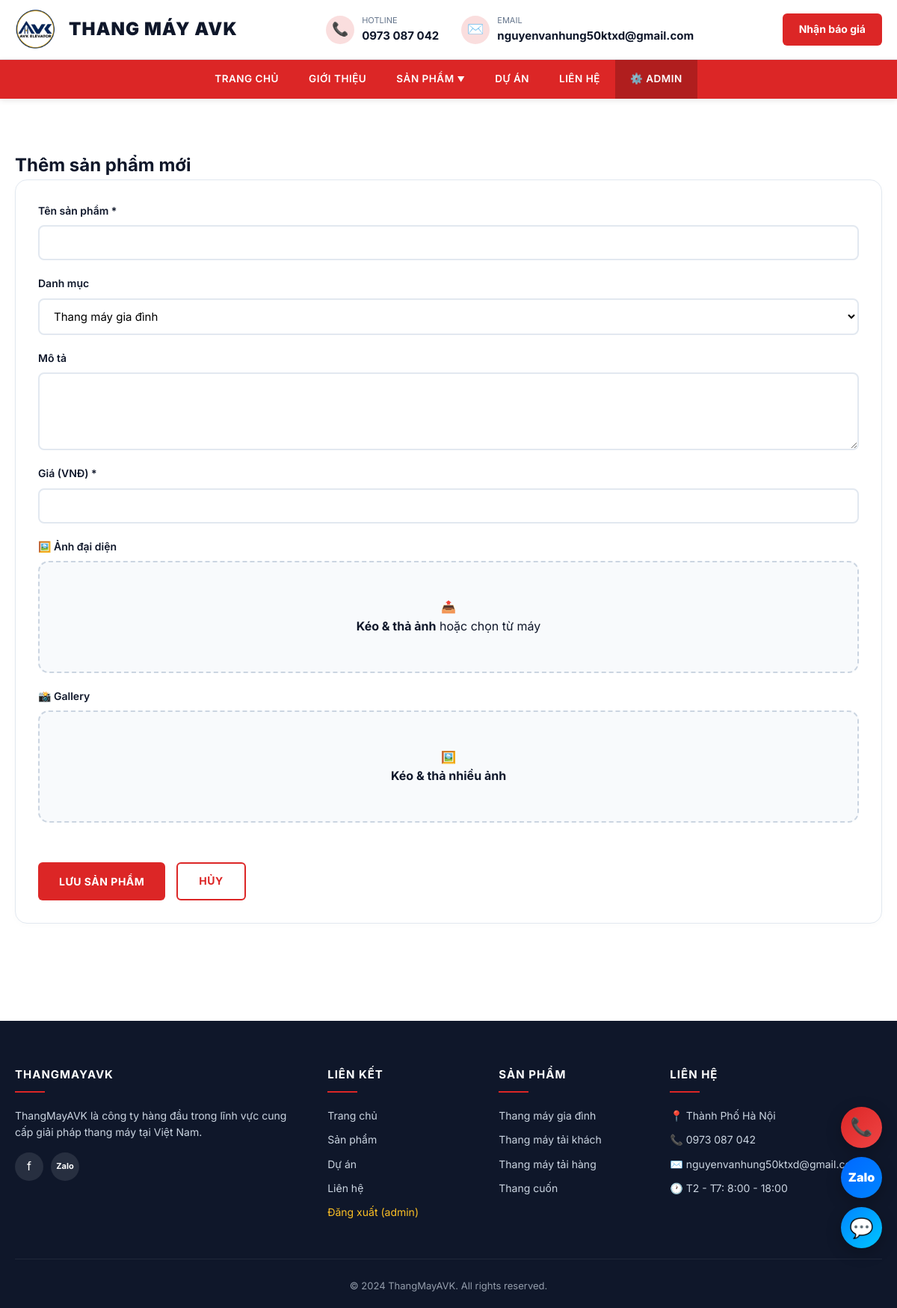
The page /add_product (signed in) on the database its author committed.
### app.py (models this page shows)
class SiteContent(db.Model):
    id = db.Column(db.Integer, primary_key=True)
    key = db.Column(db.String(100), unique=True, nullable=False)
    value = db.Column(db.Text, nullable=True)

### app.py (the view, shortened to what this page needs)
@app.route('/add_product', methods=['GET', 'POST'])
@login_required
def add_product():
    return render_template('add_product.html')

### app.py (called while the page is built)
def login_required(f):
    @wraps(f)
    def decorated_function(*args, **kwargs):
        if not session.get('admin_logged_in'):
            flash('Vui lòng đăng nhập để truy cập!', 'error')
            return redirect(url_for('login', next=request.path))
        return f(*args, **kwargs)
    return decorated_function

def get_content(key, default=''):
    c = SiteContent.query.filter_by(key=key).first()
    return c.value if c and c.value else default

@app.context_processor
def inject_settings():
    return {'settings': get_all_settings()}

### templates/add_product.html (shortened to what this page needs)
{% extends "base.html" %}
{% block content %}
<link rel="stylesheet" href="https://cdnjs.cloudflare.com/ajax/libs/cropperjs/1.6.1/cropper.min.css">
<section class="section">
    <div class="container form-container">
        <h1>Thêm sản phẩm mới</h1>
        <form method="POST" class="form card-form">
            <div class="form-group"><label>Tên sản phẩm *</label><input type="text" name="name" required></div>
            <div class="form-group">
                <label>Danh mục</label>
                <select name="category">
                    <option value="Thang máy gia đình">Thang máy gia đình</option>
                </select>
            </div>
            <div class="form-group"><label>Mô tả</label><textarea name="description" rows="4"></textarea></div>
            <div class="form-group"><label>Giá (VNĐ) *</label><input type="number" name="price" required min="0" step="1000"></div>
            <div class="form-group">
                <label>🖼️ Ảnh đại diện</label>
                <div class="dropzone" id="dropzone">
                    <div class="dropzone-content" id="dropzoneContent">
                        <div class="dropzone-icon">📤</div>
                        <p><strong>Kéo & thả ảnh</strong> hoặc <span class="link">chọn từ máy</span></p>
                    </div>
                </div>
            </div>
            <div class="form-group">
                <label>📸 Gallery</label>
                <div class="gallery-dropzone" id="galleryDropzone">
                    <div class="gallery-hint">
                        <div class="dropzone-icon">🖼️</div>
                        <p><strong>Kéo & thả nhiều ảnh</strong></p>
                    </div>
                </div>
            </div>
            <div class="form-actions">
                <button type="submit" class="btn btn-primary">Lưu sản phẩm</button>
                <a href="/products" class="btn btn-outline" style="color:#dc2626;border-color:#dc2626;">Hủy</a>
            </div>
        </form>
    </div>
</section>
{% endblock %}

### templates/base.html (shortened to what this page needs)
<!DOCTYPE html>
<html lang="vi">
<head>
    <link rel="stylesheet" href="{{ url_for('static', filename='css/style.css') }}">
</head>
<body class="{% if session.admin_logged_in %}is-admin{% endif %}">
    <div class="header-wrapper">
        <div class="topbar">
            <div class="container topbar-inner">
                <a href="/" class="logo-block">
                    {% if settings.logo %}
                        <img src="{{ url_for('static', filename='uploads/' + settings.logo) }}" alt="{{ settings.company_name }}">
                    {% else %}
                        <div class="logo-fallback">
                            <span class="brand-name">{{ settings.company_name }}</span>
                        </div>
                    {% endif %}
                    {% if settings.logo_text %}
                        <span class="logo-text">{{ settings.logo_text }}</span>
                    {% endif %}
                </a>
                <div class="topbar-info">
                    <div class="info-item">
                        <div class="info-icon">📞</div>
                        <div class="info-text">
                            <small>Hotline</small>
                            <strong>{{ settings.hotline }}</strong>
                        </div>
                    </div>
                    <div class="info-item">
                        <div class="info-icon">✉️</div>
                        <div class="info-text">
                            <small>Email</small>
                            <strong>{{ settings.email }}</strong>
                        </div>
                    </div>
                </div>
                <a href="/contact" class="btn-cta">{{ settings.cta_text }}</a>
            </div>
        </div>
        <nav class="main-nav">
            <div class="container nav-inner">
                <ul class="nav-menu" id="navMenu">
                    <li><a href="/" class="{% if request.path == '/' %}active{% endif %}">Trang chủ</a></li>
                    <li><a href="/#about">Giới thiệu</a></li>
                    <li class="has-dropdown">
                        <a href="/products" class="{% if '/product' in request.path %}active{% endif %}">
                            Sản phẩm <span style="font-size:10px;">▼</span>
                        </a>
                    </li>
                    <li><a href="/projects" class="{% if '/project' in request.path %}active{% endif %}">Dự án</a></li>
                    <li><a href="/contact" class="{% if '/contact' in request.path %}active{% endif %}">Liên hệ</a></li>
                    {% if session.admin_logged_in %}
                    <li><a href="/admin" style="background:rgba(0,0,0,0.2);">⚙️ Admin</a></li>
                    {% endif %}
                </ul>
            </div>
        </nav>
    </div>
    <main>{% block content %}{% endblock %}</main>
    <div class="floating-contact">
        <a href="tel:{{ settings.hotline|replace(' ','') }}" class="float-btn float-phone" title="Gọi điện">📞</a>
        {% if settings.zalo_url %}
        <a href="{{ settings.zalo_url }}" target="_blank" class="float-btn float-zalo" title="Zalo">Zalo</a>
        {% endif %}
        {% if settings.messenger_url %}
        <a href="{{ settings.messenger_url }}" target="_blank" class="float-btn float-messenger" title="Messenger">💬</a>
        {% endif %}
    </div>
    <footer>
        <div class="container">
            <div class="footer-grid">
                <div>
                    <h4>{{ settings.company_name }}</h4>
                    <p>{{ settings.about_text[:150] }}{% if settings.about_text|length > 150 %}...{% endif %}</p>
                    <div class="footer-social">
                        {% if settings.facebook_url %}<a href="{{ settings.facebook_url }}" target="_blank">f</a>{% endif %}
                        {% if settings.zalo_url %}<a href="{{ settings.zalo_url }}" target="_blank" style="font-size:11px;font-weight:700;">Zalo</a>{% endif %}
                    </div>
                </div>
                <div>
                    <h4>Liên kết</h4>
                    <a href="/">Trang chủ</a>
                    <a href="/products">Sản phẩm</a>
                    <a href="/projects">Dự án</a>
                    <a href="/contact">Liên hệ</a>
                    {% if session.admin_logged_in %}
                        <a href="/logout" style="color:#fbbf24;margin-top:10px;display:block;">Đăng xuất ({{ session.admin_username }})</a>
                    {% else %}
                        <a href="/login" style="color:#94a3b8;margin-top:10px;display:block;">Đăng nhập</a>
                    {% endif %}
                </div>
                <div>
                    <h4>Sản phẩm</h4>
                    <a href="/products">Thang máy gia đình</a>
                    <a href="/products">Thang máy tải khách</a>
                    <a href="/products">Thang máy tải hàng</a>
                    <a href="/products">Thang cuốn</a>
                </div>
                <div>
                    <h4>Liên hệ</h4>
                    <p>📍 {{ settings.address }}</p>
                    <p>📞 {{ settings.hotline }}</p>
                    <p>✉️ {{ settings.email }}</p>
                    <p>🕐 {{ settings.working_hours }}</p>
                </div>
            </div>
            <div class="copyright">© 2024 {{ settings.company_name }}. All rights reserved.</div>
        </div>
    </footer>
</body>
</html>

### rows shown on the page
SiteContent: value (picture)
SiteContent: logo_text "THANG MÁY AVK"
SiteContent: hotline "0973 087 042"
SiteContent: email "nguyenvanhung50ktxd@gmail.com"
SiteContent: cta_text "Nhận báo giá"
SiteContent: company_name "THANGMAYAVK", company_name "ThangMayAVK"
SiteContent: value "ThangMayAVK là công ty hàng đầu trong lĩnh vực cung cấp giải pháp thang máy tại Việt Nam."
SiteContent: address "Thành Phố Hà Nội"
SiteContent: working_hours "T2 - T7: 8:00 - 18:00"

### other values the page prints
{{ session.admin_username }} "admin"
